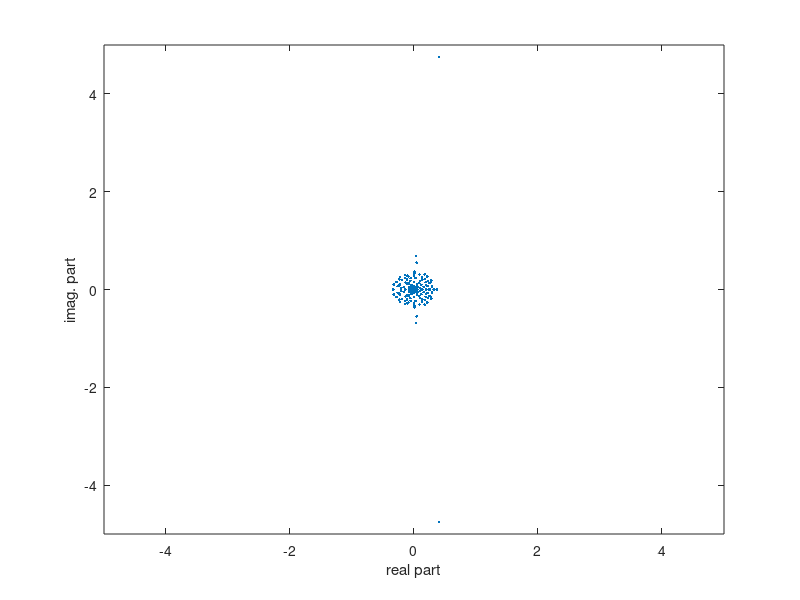

This chart was generated by the following MATLAB code:
clear all, close all, clc

Ne = 100;
Ni = 50;
Ncol = sqrt(Ne);

ei_rate = Ne/Ni;

e2e = 0.1 ;
i2i = -0.1 ;
e2i = 0.5;
i2e = -0.5;

sigmae = 0.2*rand(1,Ne);
sigmai = 0.2*rand(1,Ni);

E2E = zeros(Ne,Ni);
E2I = zeros(Ne,Ni);
I2E = zeros(Ni,Ne);
I2I = zeros(Ni,Ni);


for i = 1:Ne
 for j = 1:Ne
    
    ix = rem(i,Ncol);
    iy = (i - ix)/Ncol;

    jx = rem(j,Ncol);
    jy = (j - jx)/Ncol;

    dist_ij = sqrt((ix-jx)^2 + (iy-jy)^2); 
    E2E(i,j) = e2e*rand(1,1)*exp(-sigmae(i)*abs(dist_ij)); 
  
 end
 
 for j = 1:Ni
    
    ix = rem(i,Ncol);
    iy = (i - ix)/Ncol;

    jx = rem(j*ei_rate,Ncol);
    jy = (j*ei_rate - jx)/Ncol;

    dist_ij = sqrt((ix-jx)^2 + (iy-jy)^2);  
    E2I(i,j) = e2i*rand(1,1)*exp(-sigmae(i)*abs(dist_ij)); 
  
 end

end

for i = 1:Ni
 for j = 1:Ne
    
    ix = rem(i*ei_rate,Ncol);
    iy = (i*ei_rate - ix)/Ncol;
 
    jx = rem(j,Ncol);
    jy = (j - jx)/Ncol;

    dist_ij = sqrt((ix-jx)^2 + (iy-jy)^2);  
    I2E(i,j) = i2e*rand(1,1)*exp(-sigmai(i)*abs(dist_ij)); 
  
 end
 
 for j = 1:Ni
    
    ix = rem(i*ei_rate,Ncol);
    iy = (i*ei_rate - ix)/Ncol;
 
    jx = rem(j*ei_rate,Ncol);
    jy = (j*ei_rate - jx)/Ncol;
 
    dist_ij = sqrt((ix-jx)^2 + (iy-jy)^2);  
    I2I(i,j) = i2i*rand(1,1)*exp(-sigmai(i)*abs(dist_ij));
  
 end

end


Wc = [E2E E2I; I2E I2I];



daVTA = 0.4;
Wc2c  = daVTA*Wc/(max(real(eig(Wc))));

Msym = (Wc2c + Wc2c')/2;
Mskw = (Wc2c - Wc2c')/2; 

[Vspat,Dspat] = eig(Wc2c  );
lambdas = diag(Dspat);
figure,plot(real(lambdas), imag(lambdas), '.') 
 xlim([-5 5])
 ylim([-5 5]) 
ylabel('imag. part')
xlabel('real part')

